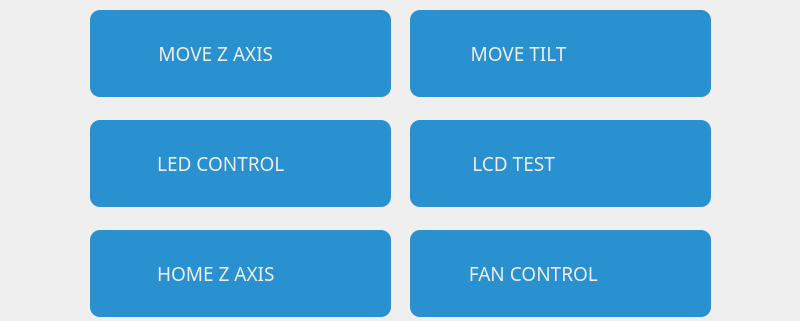
   <widget class="QWidget" name="control_widget" native="true">
    <property name="geometry">
     <rect>
      <x>1600</x>
      <y>90</y>
      <width>800</width>
      <height>321</height>
     </rect>
    </property>
    <widget class="QPushButton" name="move_z_axis_btn">
     <property name="geometry">
      <rect>
       <x>90</x>
       <y>10</y>
       <width>301</width>
       <height>87</height>
      </rect>
     </property>
     <property name="font">
      <font>
       <family>Proxima Nova</family>
       <pointsize>14</pointsize>
       <weight>50</weight>
       <bold>false</bold>
      </font>
     </property>
     <property name="focusPolicy">
      <enum>Qt::NoFocus</enum>
     </property>
     <property name="styleSheet">
      <string notr="true">QPushButton{
	border-radius: 10px;
	background-color: rgb(41, 145, 208);
	color: rgb(238, 238, 236);
}
</string>
     </property>
     <property name="text">
      <string> MOVE Z AXIS           </string>
     </property>
     <property name="icon">
      <iconset resource="Resources.qrc">
       <normaloff>:/build/resources/images/White Icon/homeWhite.png</normaloff>:/build/resources/images/White Icon/homeWhite.png</iconset>
     </property>
     <property name="iconSize">
      <size>
       <width>50</width>
       <height>50</height>
      </size>
     </property>
    </widget>
    <widget class="QPushButton" name="lcd_test_btn">
     <property name="geometry">
      <rect>
       <x>410</x>
       <y>120</y>
       <width>301</width>
       <height>87</height>
      </rect>
     </property>
     <property name="font">
      <font>
       <family>Proxima Nova</family>
       <pointsize>14</pointsize>
       <weight>50</weight>
       <bold>false</bold>
      </font>
     </property>
     <property name="focusPolicy">
      <enum>Qt::NoFocus</enum>
     </property>
     <property name="styleSheet">
      <string notr="true">QPushButton{
	border-radius: 10px;
	background-color: rgb(41, 145, 208);
	color: rgb(238, 238, 236);
}
</string>
     </property>
     <property name="text">
      <string> LCD TEST                    </string>
     </property>
     <property name="icon">
      <iconset resource="Resources.qrc">
       <normaloff>:/build/resources/images/White Icon/square_squareWhite.png</normaloff>:/build/resources/images/White Icon/square_squareWhite.png</iconset>
     </property>
     <property name="iconSize">
      <size>
       <width>50</width>
       <height>50</height>
      </size>
     </property>
    </widget>
    <widget class="QPushButton" name="led_control_btn">
     <property name="geometry">
      <rect>
       <x>90</x>
       <y>120</y>
       <width>301</width>
       <height>87</height>
      </rect>
     </property>
     <property name="font">
      <font>
       <family>Proxima Nova</family>
       <pointsize>14</pointsize>
       <weight>50</weight>
       <bold>false</bold>
      </font>
     </property>
     <property name="focusPolicy">
      <enum>Qt::NoFocus</enum>
     </property>
     <property name="styleSheet">
      <string notr="true">QPushButton{
	border-radius: 10px;
	background-color: rgb(41, 145, 208);
	color: rgb(238, 238, 236);
}
</string>
     </property>
     <property name="text">
      <string> LED CONTROL         </string>
     </property>
     <property name="icon">
      <iconset resource="Resources.qrc">
       <normaloff>:/build/resources/images/White Icon/ledOnWhite.png</normaloff>:/build/resources/images/White Icon/ledOnWhite.png</iconset>
     </property>
     <property name="iconSize">
      <size>
       <width>50</width>
       <height>50</height>
      </size>
     </property>
    </widget>
    <widget class="QPushButton" name="home_z_btn">
     <property name="geometry">
      <rect>
       <x>90</x>
       <y>230</y>
       <width>301</width>
       <height>87</height>
      </rect>
     </property>
     <property name="font">
      <font>
       <family>Proxima Nova</family>
       <pointsize>14</pointsize>
       <weight>50</weight>
       <bold>false</bold>
      </font>
     </property>
     <property name="focusPolicy">
      <enum>Qt::NoFocus</enum>
     </property>
     <property name="styleSheet">
      <string notr="true">QPushButton{
	border-radius: 10px;
	background-color: rgb(41, 145, 208);
	color: rgb(238, 238, 236);
}
</string>
     </property>
     <property name="text">
      <string> HOME Z AXIS           </string>
     </property>
     <property name="icon">
      <iconset resource="Resources.qrc">
       <normaloff>:/build/resources/images/White Icon/downWhite.png</normaloff>:/build/resources/images/White Icon/downWhite.png</iconset>
     </property>
     <property name="iconSize">
      <size>
       <width>50</width>
       <height>50</height>
      </size>
     </property>
    </widget>
    <widget class="QPushButton" name="move_tilt_btn">
     <property name="geometry">
      <rect>
       <x>410</x>
       <y>10</y>
       <width>301</width>
       <height>87</height>
      </rect>
     </property>
     <property name="font">
      <font>
       <family>Proxima Nova</family>
       <pointsize>14</pointsize>
       <weight>50</weight>
       <bold>false</bold>
      </font>
     </property>
     <property name="focusPolicy">
      <enum>Qt::NoFocus</enum>
     </property>
     <property name="styleSheet">
      <string notr="true">QPushButton{
	border-radius: 10px;
	background-color: rgb(41, 145, 208);
	color: rgb(238, 238, 236);
}
</string>
     </property>
     <property name="text">
      <string> MOVE TILT                  </string>
     </property>
     <property name="icon">
      <iconset resource="Resources.qrc">
       <normaloff>:/build/resources/images/White Icon/untilltWhite.png</normaloff>:/build/resources/images/White Icon/untilltWhite.png</iconset>
     </property>
     <property name="iconSize">
      <size>
       <width>50</width>
       <height>50</height>
      </size>
     </property>
    </widget>
    <widget class="QPushButton" name="fan_control_btn">
     <property name="geometry">
      <rect>
       <x>410</x>
       <y>230</y>
       <width>301</width>
       <height>87</height>
      </rect>
     </property>
     <property name="font">
      <font>
       <family>Proxima Nova</family>
       <pointsize>14</pointsize>
       <weight>50</weight>
       <bold>false</bold>
      </font>
     </property>
     <property name="focusPolicy">
      <enum>Qt::NoFocus</enum>
     </property>
     <property name="styleSheet">
      <string notr="true">QPushButton{
	border-radius: 10px;
	background-color: rgb(41, 145, 208);
	color: rgb(238, 238, 236);
}
</string>
     </property>
     <property name="text">
      <string>FAN CONTROL           </string>
     </property>
     <property name="icon">
      <iconset resource="Resources.qrc">
       <normaloff>:/build/resources/images/White Icon/fanOn.png</normaloff>:/build/resources/images/White Icon/fanOn.png</iconset>
     </property>
     <property name="iconSize">
      <size>
       <width>50</width>
       <height>50</height>
      </size>
     </property>
    </widget>
   </widget>
